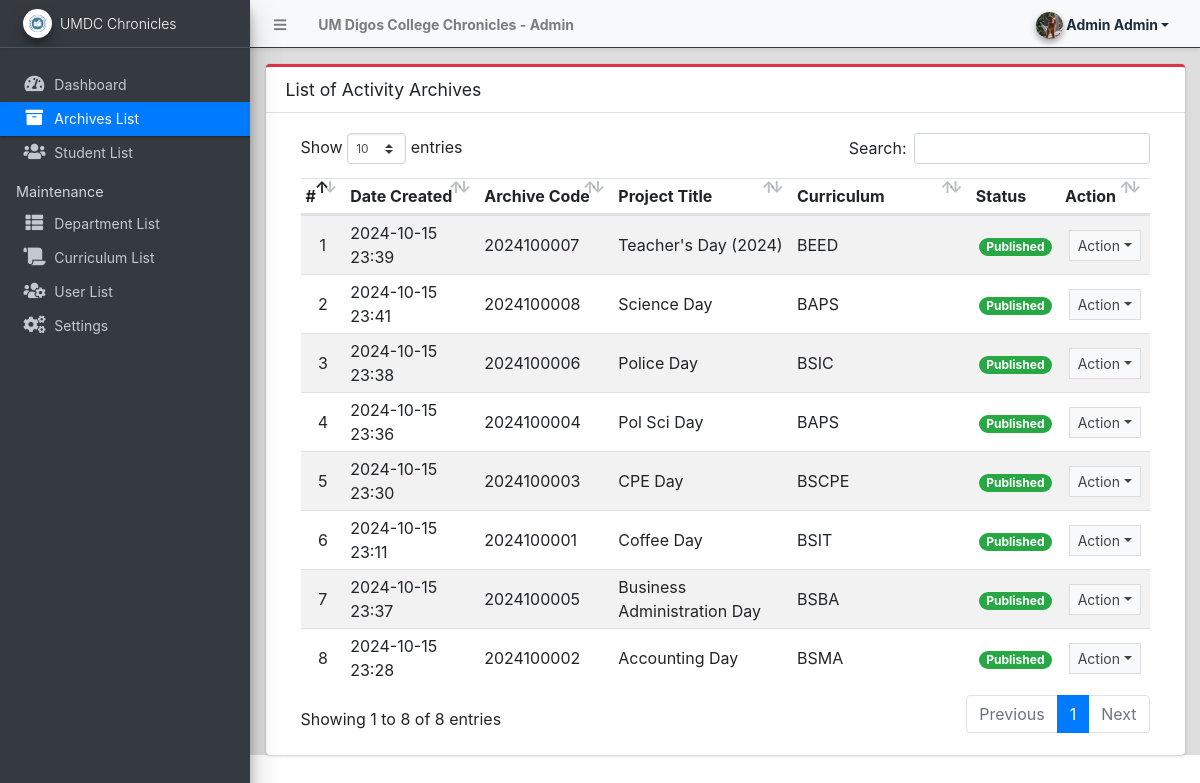
Page /admin/?page=archives (signed in) on the committed database.
### tables this page shows
CREATE TABLE `archive_list` (
  `id` int(30) NOT NULL,
  `archive_code` varchar(100) NOT NULL,
  `curriculum_id` int(30) NOT NULL,
  `year` year(4) NOT NULL,
  `title` text NOT NULL,
  `desc` text NOT NULL,
  `org` text NOT NULL,
  `banner_path` text NOT NULL,
  `document_path` text NOT NULL,
  `status` tinyint(1) NOT NULL DEFAULT 0,
  `student_id` int(30) DEFAULT NULL,
  `date_created` datetime NOT NULL DEFAULT current_timestamp(),
  `date_updated` datetime DEFAULT NULL ON UPDATE current_timestamp()
);

### config.php (called while the page is built, shortened)
<?php
require_once('classes/DBConnection.php');
require_once('classes/SystemSettings.php');
function validate_image($file){
	if(!empty($file)){
        $ex = explode('?',$file);
        $file = $ex[0];
        $param =  isset($ex[1]) ? '?'.$ex[1]  : '';
		if(is_file(base_app.$file)){
			return base_url.$file.$param;
		}else{
			return base_url.'dist/img/no-image-available.png';
		}
	}else{
		return base_url.'dist/img/no-image-available.png';
	}
}
function isMobileDevice(){
    $aMobileUA = array(
        '/iphone/i' => 'iPhone',
        '/ipod/i' => 'iPod',
        '/ipad/i' => 'iPad',
        '/android/i' => 'Android',
        '/blackberry/i' => 'BlackBerry',
        '/webos/i' => 'Mobile'
    );
    return false;
}
?>

### classes/DBConnection.php (called while the page is built, shortened)
<?php
class DBConnection{
    private $host = DB_SERVER;
    private $username = DB_USERNAME;
    private $password = DB_PASSWORD;
    private $database = DB_NAME;
    public $conn;
    public function __construct(){
        if (!isset($this->conn)) {
            $this->conn = new mysqli($this->host, $this->username, $this->password, $this->database);
        }
    }
}
?>

### classes/SystemSettings.php (called while the page is built, shortened)
<?php
class SystemSettings extends DBConnection{
	function userdata($field = ''){
		if(!empty($field)){
			if(isset($_SESSION['userdata'][$field]))
				return $_SESSION['userdata'][$field];
			else
				return null;
		}else{
			return false;
		}
	}
	function info($field=''){
		if(!empty($field)){
			if(isset($_SESSION['system_info'][$field]))
				return $_SESSION['system_info'][$field];
			else
				return false;
		}else{
			return false;
		}
	}
}
$_settings = new SystemSettings();
?>

### admin/archives/index.php (the view, shortened to what this page needs)
<div class="card card-outline card-danger">
	<div class="card-header">
		<h3 class="card-title">List of Activity Archives</h3>
	</div>
	<div class="card-body">
		<div class="container-fluid">
        <div class="container-fluid">
			<table class="table table-hover table-striped">
				<colgroup>
					<col width="5%">
					<col width="15%">
					<col width="15%">
					<col width="20%">
					<col width="20%">
					<col width="10%">
					<col width="10%">
				</colgroup>
				<thead>
					<tr>
						<th>#</th>
						<th>Date Created</th>
						<th>Archive Code</th>
						<th>Project Title</th>
						<th>Curriculum</th>
						<th>Status</th>
						<th>Action</th>
					</tr>
				</thead>
				<tbody>
					<?php
						$i = 1;
						$curriculum = $conn->query("SELECT * FROM curriculum_list where id in (SELECT curriculum_id from `archive_list`)");
						$cur_arr = array_column($curriculum->fetch_all(MYSQLI_ASSOC),'name','id');
						$qry = $conn->query("SELECT * from `archive_list` order by `year` desc, `title` desc ");
						while($row = $qry->fetch_assoc()):
					?>
						<tr>
							<td class="text-center"><?php echo $i++; ?></td>
							<td class=""><?php echo date("Y-m-d H:i",strtotime($row['date_created'])) ?></td>
							<td><?php echo ($row['archive_code']) ?></td>
							<td><?php echo ucwords($row['title']) ?></td>
							<td><?php echo $cur_arr[$row['curriculum_id']] ?></td>
							<td class="text-center">
								<?php
                                    switch($row['status']){
                                        case '1':
                                            echo "<span class='badge badge-success badge-pill'>Published</span>";
                                            break;
                                    }
                                ?>
							</td>
							<td align="center">
								 <button type="button" class="btn btn-flat btn-default btn-sm dropdown-toggle dropdown-icon" data-toggle="dropdown">
				                  		Action
				                  </button>
							</td>
						</tr>
					<?php endwhile; ?>
				</tbody>
			</table>
		</div>
		</div>
	</div>
</div>

### admin/index.php (shortened to what this page needs)
<?php require_once('../config.php'); ?>
<!DOCTYPE html>
<html lang="en" class="" style="height: auto;">
<?php require_once('inc/header.php') ?>
<body class="sidebar-mini layout-fixed control-sidebar-slide-open layout-navbar-fixed sidebar-mini-md sidebar-mini-xs"
  data-new-gr-c-s-check-loaded="14.991.0" data-gr-ext-installed="" style="height: auto;">
  <div class="wrapper">
    <?php require_once('inc/topBarNav.php') ?>
    <?php require_once('inc/navigation.php') ?>
    <?php $page = isset($_GET['page']) ? $_GET['page'] : 'home'; ?>
    <div class="content-wrapper pt-3" style="min-height: 567.854px;">
      <section class="content ">
        <div class="container-fluid">
          <?php
          if (!file_exists($page . ".php") && !is_dir($page)) {
            include '404.html';
          } else {
            if (is_dir($page))
              include $page . '/index.php';
            else
              include $page . '.php';
          }
          ?>
        </div>
      </section>
    </div>
    <?php require_once('inc/footer.php') ?>
</body>
</html>

### admin/inc/header.php (shortened to what this page needs)
<head>
    <link rel="stylesheet" href="<?php echo base_url ?>plugins/fontawesome-free/css/all.min.css">
    <link rel="stylesheet" href="<?php echo base_url ?>plugins/tempusdominus-bootstrap-4/css/tempusdominus-bootstrap-4.min.css">
  <link rel="stylesheet" href="<?php echo base_url ?>plugins/datatables-bs4/css/dataTables.bootstrap4.min.css">
  <link rel="stylesheet" href="<?php echo base_url ?>plugins/datatables-responsive/css/responsive.bootstrap4.min.css">
  <link rel="stylesheet" href="<?php echo base_url ?>plugins/datatables-buttons/css/buttons.bootstrap4.min.css">
  <link rel="stylesheet" href="<?php echo base_url ?>plugins/select2/css/select2.min.css">
  <link rel="stylesheet" href="<?php echo base_url ?>plugins/select2-bootstrap4-theme/select2-bootstrap4.min.css">
    <link rel="stylesheet" href="<?php echo base_url ?>plugins/icheck-bootstrap/icheck-bootstrap.min.css">
    <link rel="stylesheet" href="<?php echo base_url ?>plugins/jqvmap/jqvmap.min.css">
    <link rel="stylesheet" href="<?php echo base_url ?>dist/css/adminlte.css">
    <link rel="stylesheet" href="<?php echo base_url ?>dist/css/custom.css">
    <link rel="stylesheet" href="<?php echo base_url ?>plugins/overlayScrollbars/css/OverlayScrollbars.min.css">
    <link rel="stylesheet" href="<?php echo base_url ?>plugins/daterangepicker/daterangepicker.css">
    <link rel="stylesheet" href="<?php echo base_url ?>plugins/summernote/summernote-bs4.min.css">
  <link rel="stylesheet" href="<?php echo base_url ?>plugins/sweetalert2-theme-bootstrap-4/bootstrap-4.min.css">
  </head>

### admin/inc/topBarNav.php (shortened to what this page needs)
<nav class="main-header navbar navbar-expand navbar-light border  border-dark border-top-0  border-left-0 border-right-0 navbar-light text-sm shadow-sm">
  <ul class="navbar-nav">
    <li class="nav-item">
    <a class="nav-link" data-widget="pushmenu" href="#" role="button"><i class="fas fa-bars"></i></a>
    </li>
    <li class="nav-item d-none d-sm-inline-block">
      <a href="<?php echo base_url ?>" class="nav-link"><b><?php echo (!isMobileDevice()) ? $_settings->info('name'):$_settings->info('short_name'); ?> - Admin</b></a>
    </li>
  </ul>
  <ul class="navbar-nav ml-auto">
    <li class="nav-item">
      <div class="btn-group nav-link">
            <button type="button" class="btn btn-rounded badge badge-light dropdown-toggle dropdown-icon" data-toggle="dropdown">
              <span><img src="<?php echo validate_image($_settings->userdata('avatar')) ?>" class="img-circle elevation-2 user-img" alt="User Image"></span>
              <span class="ml-3"><?php echo ucwords($_settings->userdata('firstname').' '.$_settings->userdata('lastname')) ?></span>
            </button>
        </div>
    </li>
  </ul>
</nav>

### admin/inc/navigation.php (shortened to what this page needs)
<aside class="main-sidebar sidebar-dark-primary elevation-4 sidebar-no-expand bg-dark">
  <a href="<?php echo base_url ?>admin" class="brand-link bg-transparent text-sm shadow-sm">
  <img src="<?php echo validate_image($_settings->info('logo'))?>" alt="Store Logo" class="brand-image img-circle elevation-3 bg-black" style="width: 1.8rem;height: 1.8rem;max-height: unset;object-fit:scale-down;object-position:center center">
  <span class="brand-text font-weight-light"><?php echo $_settings->info('short_name') ?></span>
  </a>
  <div class="sidebar os-host os-theme-light os-host-overflow os-host-overflow-y os-host-resize-disabled os-host-transition os-host-scrollbar-horizontal-hidden">
    <div class="os-content-glue" style="margin: 0px -8px; width: 249px; height: 646px;"></div>
    <div class="os-padding">
      <div class="os-viewport os-viewport-native-scrollbars-invisible" style="overflow-y: scroll;">
        <div class="os-content" style="padding: 0px 8px; height: 100%; width: 100%;">
          <nav class="mt-4">
             <ul class="nav nav-pills nav-sidebar flex-column text-sm nav-compact nav-flat nav-child-indent nav-collapse-hide-child" data-widget="treeview" role="menu" data-accordion="false">
              <li class="nav-item dropdown">
                <a href="./" class="nav-link nav-home">
                  <i class="nav-icon fas fa-tachometer-alt"></i>
                  <p>
                    Dashboard
                  </p>
                </a>
              </li>
              <li class="nav-item">
                <a href="<?php echo base_url ?>admin/?page=archives" class="nav-link nav-archives">
                  <i class="nav-icon fas fa-archive"></i>
                  <p>
                    Archives List
                  </p>
                </a>
              </li>
              <li class="nav-item">
                <a href="<?php echo base_url ?>admin/?page=students" class="nav-link nav-students">
                  <i class="nav-icon fas fa-users"></i>
                  <p>
                    Student List
                  </p>
                </a>
              </li>
              <?php if($_settings->userdata('type') == 1): ?>
              <li class="nav-header">Maintenance</li>
              <li class="nav-item dropdown">
                <a href="<?php echo base_url ?>admin/?page=departments" class="nav-link nav-departments">
                  <i class="nav-icon fas fa-th-list"></i>
                  <p>
                    Department List
                  </p>
                </a>
              </li>
              <li class="nav-item dropdown">
                <a href="<?php echo base_url ?>admin/?page=curriculum" class="nav-link nav-curriculum">
                  <i class="nav-icon fas fa-scroll"></i>
                  <p>
                    Curriculum List
                  </p>
                </a>
              </li>
              <li class="nav-item dropdown">
                <a href="<?php echo base_url ?>admin/?page=user/list" class="nav-link nav-user_list">
                  <i class="nav-icon fas fa-users-cog"></i>
                  <p>
                    User List
                  </p>
                </a>
              </li>
              <li class="nav-item dropdown">
                <a href="<?php echo base_url ?>admin/?page=system_info" class="nav-link nav-system_info">
                  <i class="nav-icon fas fa-cogs"></i>
                  <p>
                    Settings
                  </p>
                </a>
              </li>
              <?php endif; ?>
            </ul>
          </nav>
        </div>
      </div>
    </div>
  </div>
</aside>

### admin/inc/footer.php (shortened to what this page needs)
</div>

### admin/inc/topBarNav.php (style rules this page uses)
.user-img { position: absolute; height: 27px; width: 27px; object-fit: cover; left: -7%; top: -12%; }
.btn-rounded { border-radius: 50px; }

### rows in the picture
archive_list: date_created "2024-10-15 23:39", archive_code "2024100007", title "Teacher's Day (2024)", curriculum "BEED", status "Published"
archive_list: date_created "2024-10-15 23:41", archive_code "2024100008", title "Science Day", curriculum "BAPS", status "Published"
archive_list: date_created "2024-10-15 23:38", archive_code "2024100006", title "Police Day", curriculum "BSIC", status "Published"
archive_list: date_created "2024-10-15 23:36", archive_code "2024100004", title "Pol Sci Day", curriculum "BAPS", status "Published"
archive_list: date_created "2024-10-15 23:30", archive_code "2024100003", title "CPE Day", curriculum "BSCPE", status "Published"
archive_list: date_created "2024-10-15 23:11", archive_code "2024100001", title "Coffee Day", curriculum "BSIT", status "Published"
archive_list: date_created "2024-10-15 23:37", archive_code "2024100005", title "Business Administration Day", curriculum "BSBA", status "Published"
archive_list: date_created "2024-10-15 23:28", archive_code "2024100002", title "Accounting Day", curriculum "BSMA", status "Published"

### other values in the picture
$_settings->info('name') "UM Digos College Chronicles"
$_settings->userdata('firstname').' '.$_settings->userdata('lastname') "Admin Admin"
$_settings->info('short_name') "UMDC Chronicles"
